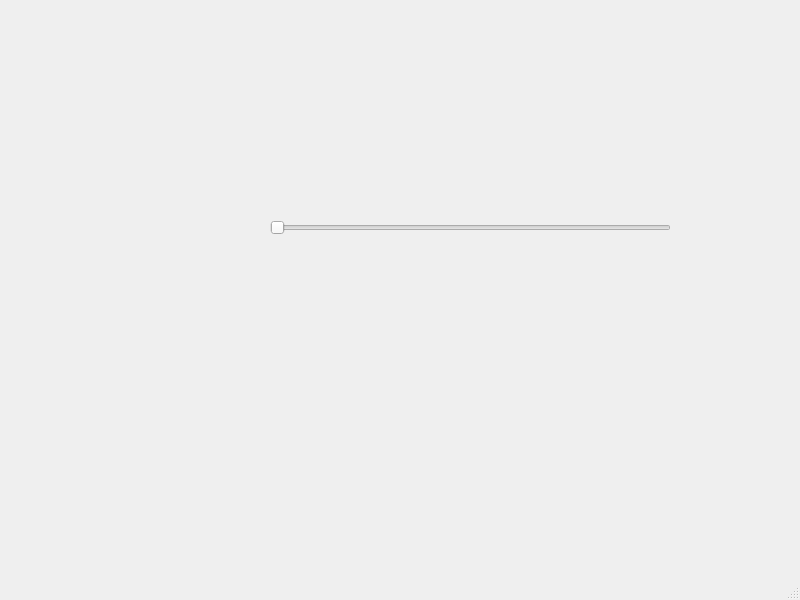
<?xml version="1.0" encoding="UTF-8"?>
<ui version="4.0">
 <class>MainWindow</class>
 <widget class="QMainWindow" name="MainWindow">
  <property name="geometry">
   <rect>
    <x>0</x>
    <y>0</y>
    <width>800</width>
    <height>600</height>
   </rect>
  </property>
  <property name="windowTitle">
   <string>MainWindow</string>
  </property>
  <widget class="QWidget" name="centralwidget">
   <widget class="QSlider" name="horizontalSlider">
    <property name="geometry">
     <rect>
      <x>270</x>
      <y>220</y>
      <width>401</width>
      <height>16</height>
     </rect>
    </property>
    <property name="maximum">
     <number>65535</number>
    </property>
    <property name="orientation">
     <enum>Qt::Horizontal</enum>
    </property>
   </widget>
  </widget>
  <widget class="QMenuBar" name="menubar">
   <property name="geometry">
    <rect>
     <x>0</x>
     <y>0</y>
     <width>800</width>
     <height>17</height>
    </rect>
   </property>
  </widget>
  <widget class="QStatusBar" name="statusbar"/>
 </widget>
 <resources/>
 <connections/>
</ui>
